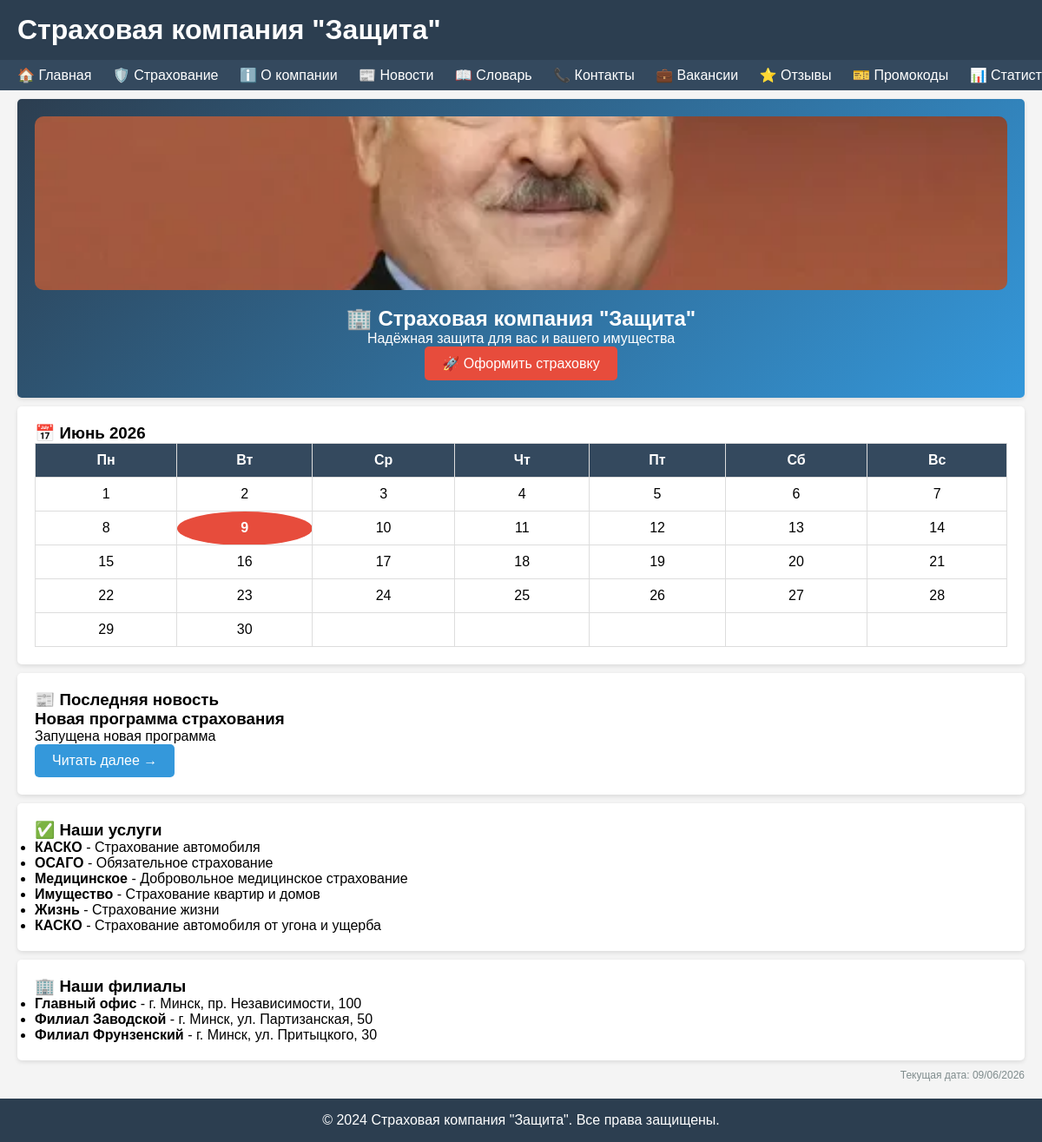
The page / on the database its author committed.
### apps/core/models.py (models this page shows, shortened)
class News(models.Model):
    title = models.CharField(max_length=200)
    summary = models.CharField(max_length=300)
    content = models.TextField()
    image = models.ImageField(upload_to='news/', blank=True, null=True)
    published_date = models.DateField(auto_now_add=True)
    is_published = models.BooleanField(default=True)

class InsuranceType(models.Model):
    name = models.CharField(max_length=200, verbose_name="Название")
    description = models.TextField(verbose_name="Описание", blank=True)
    commission_percent = models.DecimalField(max_digits=5, decimal_places=2, default=10)
    base_rate = models.DecimalField(max_digits=5, decimal_places=2, default=1)
    class Meta:
        verbose_name = "Вид страхования"
        verbose_name_plural = "Виды страхования"

class Branch(models.Model):
    name = models.CharField(max_length=200, verbose_name="Название")
    address = models.TextField(verbose_name="Адрес")
    phone = models.CharField(max_length=20, verbose_name="Телефон")
    created_at = models.DateTimeField(auto_now_add=True)
    class Meta:
        verbose_name = "Филиал"
        verbose_name_plural = "Филиалы"

### apps/core/views.py (the view)
# urls.py: path('', views.index, name='index'),
def index(request):
    latest_news = News.objects.filter(is_published=True).first()
    insurance_types = InsuranceType.objects.all()[:6]
    branches = Branch.objects.all()[:3]
    now = datetime.now()
    cal = calendar.monthcalendar(now.year, now.month)
    weekdays = ['Пн', 'Вт', 'Ср', 'Чт', 'Пт', 'Сб', 'Вс']
    months_ru = {
        1: 'Январь', 2: 'Февраль', 3: 'Март', 4: 'Апрель',
        5: 'Май', 6: 'Июнь', 7: 'Июль', 8: 'Август',
        9: 'Сентябрь', 10: 'Октябрь', 11: 'Ноябрь', 12: 'Декабрь'
    }
    month_name = months_ru[now.month]
    context = {
        'latest_news': latest_news,
        'insurance_types': insurance_types,
        'branches': branches,
        'calendar': cal,
        'weekdays': weekdays,
        'month_name': month_name,
        'year': now.year,
        'today': now.day,
        'current_date': datetime.now().strftime('%d/%m/%Y'),
        'user_timezone': get_user_timezone(request),
    }
    logger.info("Главная страница загружена")
    return render(request, 'core/index.html', context)

### apps/core/views.py (called while the page is built)
def get_user_timezone(request):
    return request.session.get('user_timezone', 'Europe/Minsk')

### templates/core/index.html
{% extends 'base.html' %}
{% load static %}
{% block content %}
<div class="card" style="background: linear-gradient(135deg, #2c3e50 0%, #3498db 100%); color: white; text-align: center;">
    <img src="/media/news/i.jpg" alt="Страхование" style="width: 100%; max-height: 200px; object-fit: cover; border-radius: 10px; margin-bottom: 15px;">
    <h2>🏢 Страховая компания "Защита"</h2>
    <p>Надёжная защита для вас и вашего имущества</p>
    <a href="{% url 'buy_insurance' %}" class="btn" style="background: #e74c3c;">🚀 Оформить страховку</a>
</div>
<div class="card">
    <h3>📅 {{ month_name }} {{ year }}</h3>
    <table class="calendar-table">
        <thead>
            <tr style="background: #3498db; color: white;">
                {% for day in weekdays %}
                <th>{{ day }}</th>
                {% endfor %}
            </tr>
        </thead>
        <tbody>
            {% for week in calendar %}
            <tr>
                {% for day in week %}
                {% if day == 0 %}
                <td style="color: #ccc;">&nbsp;</td>
                {% elif day == today %}
                <td class="today">{{ day }}</td>
                {% else %}
                <td>{{ day }}</td>
                {% endif %}
                {% endfor %}
            </tr>
            {% endfor %}
        </tbody>
    </table>
</div>
{% if latest_news %}
<div class="card">
    <h3>📰 Последняя новость</h3>
    <h3>{{ latest_news.title }}</h3>
    <p>{{ latest_news.summary }}</p>
    <a href="{% url 'news_detail' latest_news.id %}" class="btn">Читать далее →</a>
</div>
{% endif %}
<div class="card">
    <h3>✅ Наши услуги</h3>
    <ul>
        {% for type in insurance_types %}
        <li><strong>{{ type.name }}</strong> - {{ type.description|truncatechars:50 }}</li>
        {% endfor %}
    </ul>
</div>
<div class="card">
    <h3>🏢 Наши филиалы</h3>
    <ul>
        {% for branch in branches %}
        <li><strong>{{ branch.name }}</strong> - {{ branch.address }}</li>
        {% endfor %}
    </ul>
</div>
{% endblock %}

### templates/base.html (style rules this page uses)
* { margin: 0; padding: 0; box-sizing: border-box; }
body { font-family: Arial, sans-serif; background: #f4f4f4; }
.card { background: white; padding: 20px; margin: 10px 0; border-radius: 5px; box-shadow: 0 2px 5px rgba(0,0,0,0.1); }
.btn { display: inline-block; padding: 10px 20px; background: #3498db; color: white; text-decoration: none; border: none; border-radius: 5px; cursor: pointer; }
table { width: 100%; border-collapse: collapse; }
th, td { padding: 10px; border: 1px solid #ddd; text-align: left; }
th { background: #34495e; color: white; }
.calendar-table { width: 100%; text-align: center; border-collapse: collapse; }
.calendar-table th, .calendar-table td { padding: 10px; text-align: center; }
.calendar-table td.today { background: #e74c3c; color: white; border-radius: 50%; font-weight: bold; }

### rows shown on the page
News: title "Новая программа страхования", summary "Запущена новая программа"
InsuranceType: name "КАСКО", description "Страхование автомобиля"
InsuranceType: name "ОСАГО", description "Обязательное страхование"
InsuranceType: name "Медицинское", description "Добровольное медицинское страхование"
InsuranceType: name "Имущество", description "Страхование квартир и домов"
InsuranceType: name "Жизнь", description "Страхование жизни"
InsuranceType: name "КАСКО", description "Страхование автомобиля от угона и ущерба"
Branch: name "Главный офис", address "г. Минск, пр. Независимости, 100"
Branch: name "Филиал Заводской", address "г. Минск, ул. Партизанская, 50"
Branch: name "Филиал Фрунзенский", address "г. Минск, ул. Притыцкого, 30"

### other values the page prints
{{ day }} "Пн" "Вт" "Ср" "Чт" "Пт" "Сб" "Вс"
{{ day }} "1" "2" "3" "4" "5" "6" "7" "8" "10" "11" "12" "13" "14" "15" "16" "17" "18" "19" "20" "21" "22" "23" "24" "25" "26" "27" "28" "29" "30"
{{ day }} "9"
